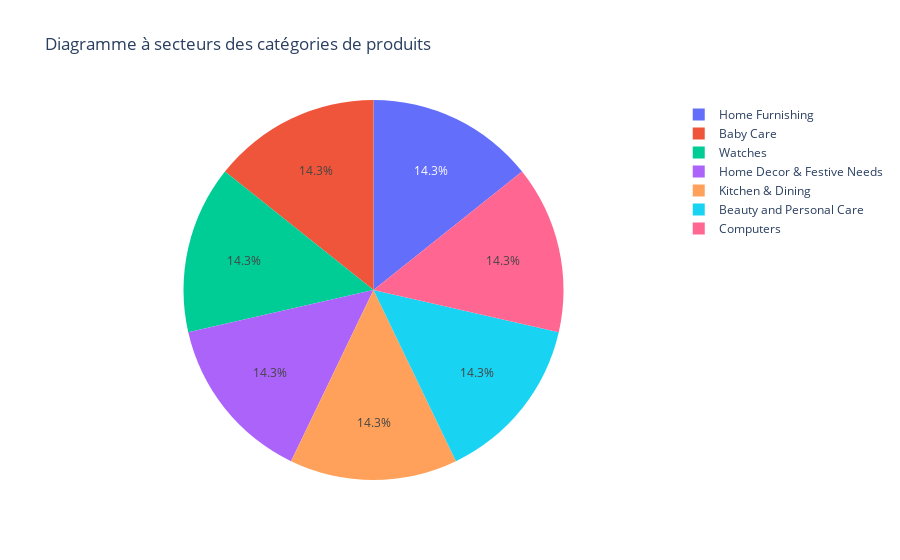

This figure's notebook cell:
### Code cell
category_percent=df['main_category'].value_counts(normalize=True).reset_index().rename(columns={'index': 'names'})
px.pie(category_percent, values='main_category', names='names', title='Diagramme à secteurs des catégories de produits').show()

### Figure 1 — Plotly figure (JSON) as saved in the notebook; plotly's stock layout.template omitted (floating-point values rounded to 4 significant figures)
{"data": [{"domain": {"x": [0, 1], "y": [0, 1]}, "hovertemplate": "label=%{label}<br>main_category=%{value}<extra></extra>", "labels": ["Home Furnishing", "Baby Care", "Watches", "Home Decor & Festive Needs", "Kitchen & Dining", "Beauty and Personal Care", "Computers"], "legendgroup": "", "name": "", "showlegend": true, "type": "pie", "values": [0.1429, 0.1429, 0.1429, 0.1429, 0.1429, 0.1429, 0.1429]}], "layout": {"legend": {"tracegroupgap": 0}, "title": {"text": "Diagramme à secteurs des catégories de produits"}}}
